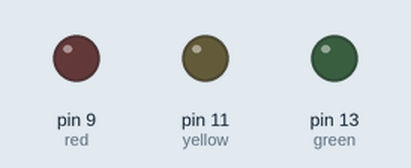
Simulated run of this sketch. Board: Arduino Uno, built with avr-gcc and run on an emulated ATmega328P. On the bench: output pins drawn as LEDs (lit = HIGH).

Above: at 0.7 s.
At 2.45 s:
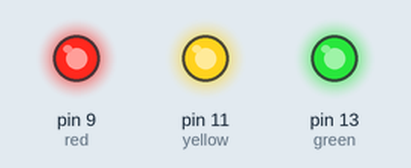
Timing chart, 0 to 3.0 s (numbered marks = the images above):
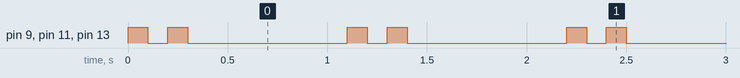

Measured:
- by itself, pin 9 (red), pin 11 (yellow), pin 13 (green): repeats every 1.1 s: LOW 0.10 s, HIGH 0.10 s, LOW 0.80 s, HIGH 0.10 s
- by itself, everything shown: repeats every 1.1 s, in 4 steps

The sketch:

question1_2.ino
```cpp
int red = 9;
int yellow = 11;
int green = 13;

void setup() {
  pinMode(red, OUTPUT);
  pinMode(yellow, OUTPUT);
  pinMode(green, OUTPUT);
}
void loop() {
  digitalWrite(red, HIGH);
  digitalWrite(yellow, HIGH);
  digitalWrite(green, HIGH);
  delay(100);
  digitalWrite(red, LOW);
  digitalWrite(yellow, LOW);
  digitalWrite(green, LOW);
  delay(100);
  digitalWrite(red, HIGH);
  digitalWrite(yellow, HIGH);
  digitalWrite(green, HIGH);
  delay(100);
  digitalWrite(red, LOW);
  digitalWrite(yellow, LOW);
  digitalWrite(green, LOW);
  delay(800);
}
```
